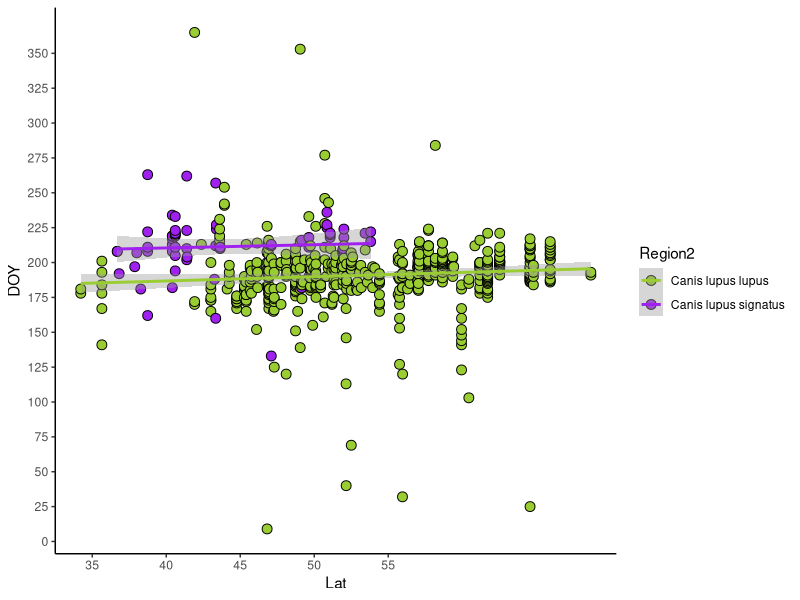
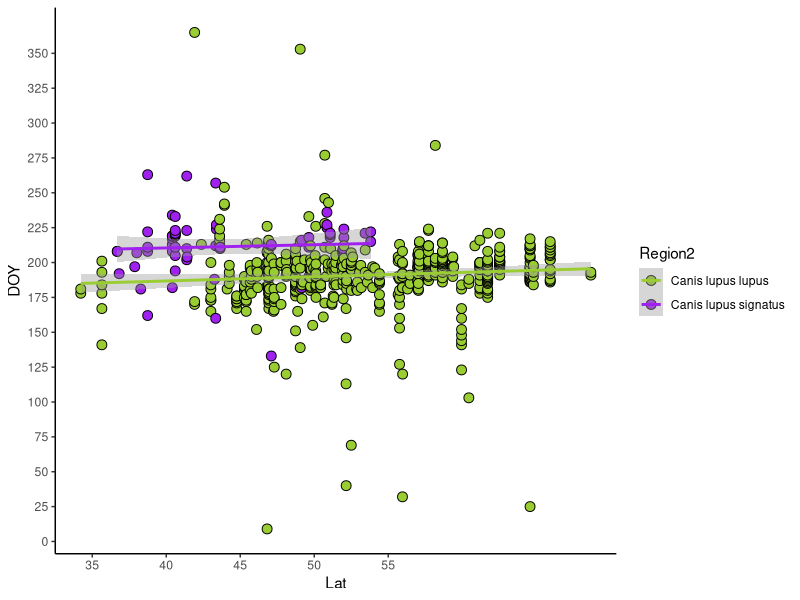

Generate these figures, in order, with R:
library(ggplot2)

# ── Load and subset ────────────────────────────────────────────
dat <- read.csv("2026_May15_final_plotting_captivevswild_lat.csv", header = TRUE)

dat <- subset(dat, Region2 %in% c("Canis lupus lupus", "Canis lupus signatus"))

# ── Plot ───────────────────────────────────────────────────────
plot <- ggplot(dat, aes(x = Lat, y = DOY, color = Region2)) +
  geom_point(size = 3, aes(fill = Region2), colour = "black", pch = 21) +
  geom_smooth(method = lm) +
  theme_classic() +
  scale_color_manual(values = c("Canis lupus lupus"    = "olivedrab3",
                                "Canis lupus signatus" = "purple")) +
  scale_fill_manual(values  = c("Canis lupus lupus"    = "olivedrab3",
                                "Canis lupus signatus" = "purple")) +
  scale_y_continuous(breaks = seq(0, 365, by = 25)) +
  scale_x_continuous(breaks = seq(0, 55, by = 5))

print(plot)

ggsave("May17_2026_Captive_lupus_vs_signatus.pdf", width = 7, height = 5)
